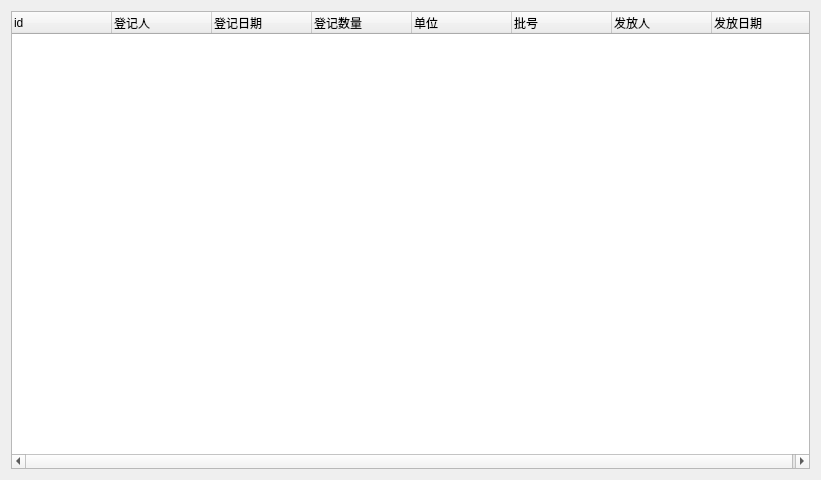
<?xml version="1.0" encoding="UTF-8"?>
<ui version="4.0">
 <class>Form</class>
 <widget class="QWidget" name="Form">
  <property name="geometry">
   <rect>
    <x>0</x>
    <y>0</y>
    <width>821</width>
    <height>480</height>
   </rect>
  </property>
  <property name="windowTitle">
   <string>Form</string>
  </property>
  <layout class="QGridLayout" name="gridLayout">
   <item row="0" column="0">
    <widget class="QTreeWidget" name="treeWidget_oddmentlist">
     <property name="contextMenuPolicy">
      <enum>Qt::CustomContextMenu</enum>
     </property>
     <property name="indentation">
      <number>0</number>
     </property>
     <column>
      <property name="text">
       <string>id</string>
      </property>
     </column>
     <column>
      <property name="text">
       <string>登记人</string>
      </property>
     </column>
     <column>
      <property name="text">
       <string>登记日期</string>
      </property>
     </column>
     <column>
      <property name="text">
       <string>登记数量</string>
      </property>
     </column>
     <column>
      <property name="text">
       <string>单位</string>
      </property>
     </column>
     <column>
      <property name="text">
       <string>批号</string>
      </property>
     </column>
     <column>
      <property name="text">
       <string>发放人</string>
      </property>
     </column>
     <column>
      <property name="text">
       <string>发放日期</string>
      </property>
     </column>
    </widget>
   </item>
  </layout>
 </widget>
 <resources/>
 <connections/>
</ui>
